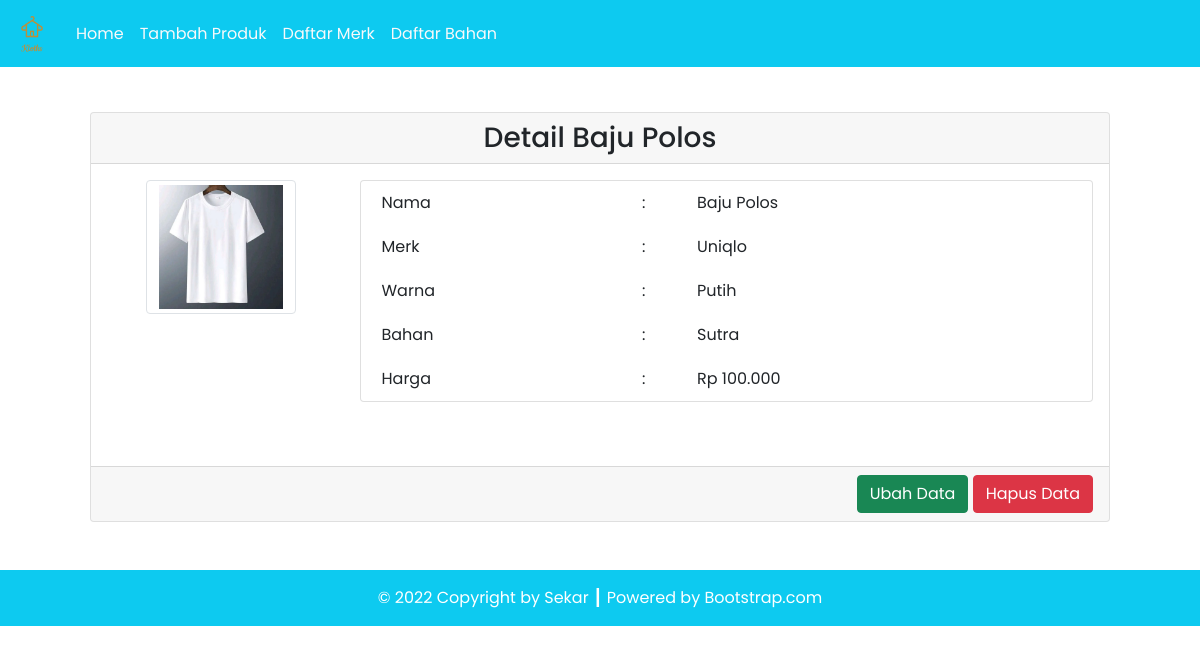
Screenshot of /Program/detail.php?id=1 with the database file from the repository.
### tables this page shows
CREATE TABLE `produk` (
  `id_produk` int(12) NOT NULL,
  `nama_produk` varchar(255) NOT NULL,
  `id_merk` int(11) NOT NULL,
  `warna` varchar(255) NOT NULL,
  `id_bahan` int(11) NOT NULL,
  `foto` varchar(255) NOT NULL DEFAULT 'noPhoto.png',
  `harga` int(255) NOT NULL
);

CREATE TABLE `merk` (
  `id_merk` int(11) NOT NULL,
  `nama_merk` varchar(100) NOT NULL,
  `asal_merk` varchar(200) NOT NULL
);

CREATE TABLE `bahan` (
  `id_bahan` int(11) NOT NULL,
  `nama_bahan` varchar(100) NOT NULL,
  `deskripsi` varchar(255) NOT NULL
);

### Program/config/db.php (called while the page is built)
<?php
$DB_HOST = "localhost";
$DB_USERNAME = "root";
$DB_PASSWORD = "";
$DB_NAME = "db_toko_pakaian";

### Program/classes/DB.php (called while the page is built, shortened)
<?php
class DB
{
    private $hostname;
    private $username;
    private $password;
    private $dbname;
    private $conn;
    private $result;
    function __construct($hostname, $username, $password, $dbname)
    {
        $this->hostname = $hostname;
        $this->username = $username;
        $this->password = $password;
        $this->dbname = $dbname;
    }
    function open()
    {
        $this->conn = mysqli_connect($this->hostname, $this->username, $this->password, $this->dbname);
    }
    function execute($query)
    {
        $this->result = mysqli_query($this->conn, $query);
    }
    function getResult()
    {
        return mysqli_fetch_array($this->result);
    }
}

### Program/classes/Produk.php (called while the page is built, shortened)
<?php
class Produk extends DB
{
    function getProdukById($id)
    {
        $query = "SELECT * FROM produk JOIN merk ON produk.id_merk=merk.id_merk JOIN bahan ON produk.id_bahan=bahan.id_bahan WHERE id_produk=$id";
        return $this->execute($query);
    }
}

### Program/detail.php (the view, shortened to what this page needs)
<?php
include('config/db.php');
include('classes/DB.php');
include('classes/Bahan.php');
include('classes/Produk.php');
$produk = new Produk($DB_HOST, $DB_USERNAME, $DB_PASSWORD, $DB_NAME);
$produk->open();
$data = nulL;
if (isset($_GET['id'])) {
    $id = $_GET['id'];
    if ($id > 0) {
        $produk->getProdukById($id);
        $row = $produk->getResult();
        $data .= '<div class="card-header text-center">
        <h3 class="my-0">Detail ' . $row['nama_produk'] . '</h3>
        </div>
        <div class="card-body text-end">
            <div class="row mb-5">
                <div class="col-3">
                    <div class="row justify-content-center">
                        <img src="assets/images/' . $row['foto'] . '" class="img-thumbnail" alt="' . $row['foto'] . '" width="60">
                        </div>
                    </div>
                    <div class="col-9">
                        <div class="card px-3">
                            <table border="0" class="text-start">
                                <tr>
                                    <td>Nama</td>
                                    <td>:</td>
                                    <td>' . $row['nama_produk'] . '</td>
                                </tr>
                                <tr>
                                    <td>Merk</td>
                                    <td>:</td>
                                    <td>' . $row['nama_merk'] . '</td>
                                </tr>
                                <tr>
                                    <td>Warna</td>
                                    <td>:</td>
                                    <td>' . $row['warna'] . '</td>
                                </tr>
                                <tr>
                                    <td>Bahan</td>
                                    <td>:</td>
                                    <td>' . $row['nama_bahan'] . '</td>
                                </tr>
                                <tr>
                                    <td>Harga</td>
                                    <td>:</td>
                                    <td>Rp ' . number_format($row['harga'], 0, ',', '.') . '</td>
                                </tr>
                            </table>
                        </div>
                    </div>
                </div>
            </div>
            <div class="card-footer text-end">
                <a href="update.php?id_produk='.$id .'"><button type="button" class="btn btn-success text-white">Ubah Data</button></a>
                <a href="#" onclick="confirmDelete(' .  $row['id_produk'] . ');" class="btn btn-danger">Hapus Data</a>
                </div>';
    }
}
?>

### rows the page displays
produk: nama_produk "Baju Polos", foto (picture), id_merk.nama_merk "Uniqlo", warna "Putih", id_bahan.nama_bahan "Sutra", harga "100.000"

### other values shown
$this->content "Home Tambah Produk Daftar Merk Daftar Bahan © 2022 Copyright by Sekar ┃ Powered by Bootstrap.com"
